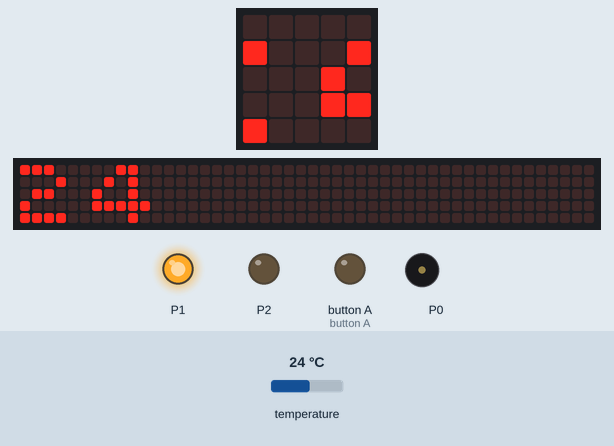
Simulated run of this program. Board: BBC micro:bit (MakeCode). Parts: the board's 5×5 LED display, a strip that is not on the board, showing the scrolling text unrolled, output pins drawn as LEDs (lit = HIGH), buzzer (waves = sounding). Inputs (shaded band) come from the test bench; at power-on: temperature 24 °C. The 48×5 strip is a reading aid, not a part: it shows the text the display is scrolling, unrolled, one strip-width of it at a time.

Above: at 1.25 s.
1.3 s: temperature set to 23.3 °C
At 2.55 s:
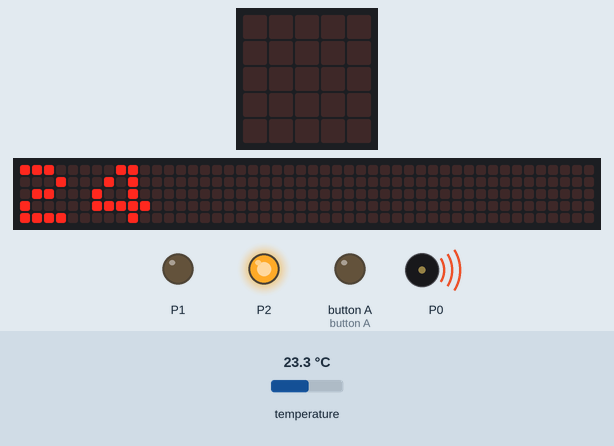
3.1 s: temperature set to 26 °C
At 5.08 s:
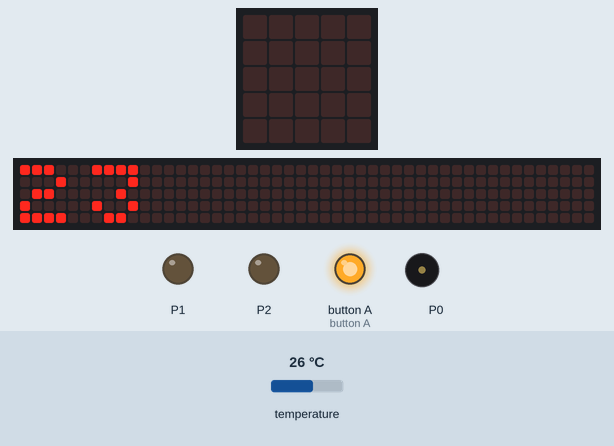
5.2 s: temperature set to 25.4 °C
At 8.07 s:
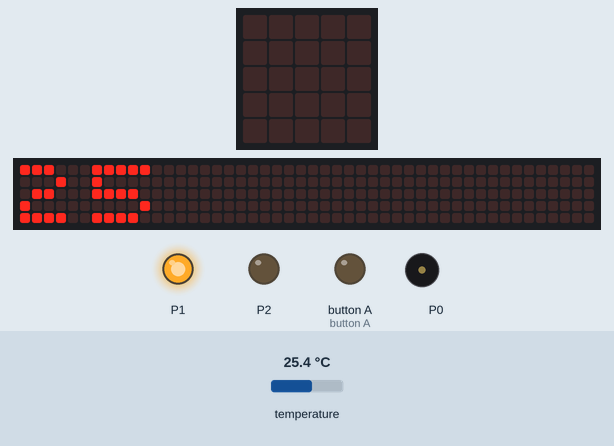
Timing chart, 0 to 9.6 s (numbered marks = the images above; inputs shaded):
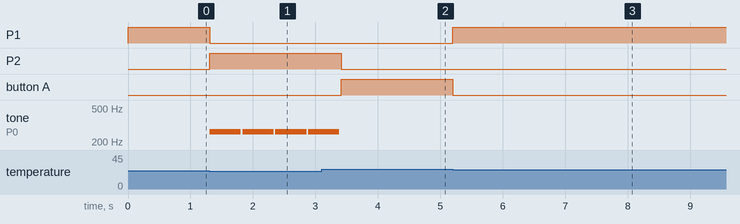

The program:

main.ts
```typescript
basic.forever(function () {
    basic.showNumber(input.temperature())
})
basic.forever(function () {
    if (24 <= input.temperature() && 25 >= input.temperature()) {
        pins.digitalWritePin(DigitalPin.P1, 1)
        pins.digitalWritePin(DigitalPin.P5, 0)
        pins.digitalWritePin(DigitalPin.P2, 0)
    } else if (26 <= input.temperature() && 27 >= input.temperature()) {
        pins.digitalWritePin(DigitalPin.P1, 0)
        pins.digitalWritePin(DigitalPin.P5, 1)
        pins.digitalWritePin(DigitalPin.P2, 0)
    } else {
        pins.digitalWritePin(DigitalPin.P1, 0)
        pins.digitalWritePin(DigitalPin.P5, 0)
        pins.digitalWritePin(DigitalPin.P2, 1)
        music.playTone(262, music.beat(BeatFraction.Whole))
    }
})
```

test.ts
```typescript
// 테스트는 여기로 이동합니다; 이 패키지가 확장으로 사용될 때 컴파일되지 않을 것 입니다.
```

Measured:
- the behaviour switches between 24 and 23.9 °C on temperature (found by bisection; images 0 and 1)
- the behaviour switches between 26 and 25.9 °C on temperature (found by bisection; images 2 and 3)
- after the input at 1.3 s, P1: HIGH → LOW at once; P2: LOW → HIGH at once; tone on P0: alternates 262 Hz for 0.50 s and silent for 0.03 s, starting at once
- after the input at 3.1 s, P2: HIGH → LOW after 0.31 s; button A: LOW → HIGH after 0.31 s; tone on P0: goes on until 3.4 s, then stays silent
- after the input at 5.2 s, P1: LOW → HIGH at once; button A: HIGH → LOW at once
- what the display in image 3 shows lasts 0.5 s, from 7.8 s to 8.3 s
